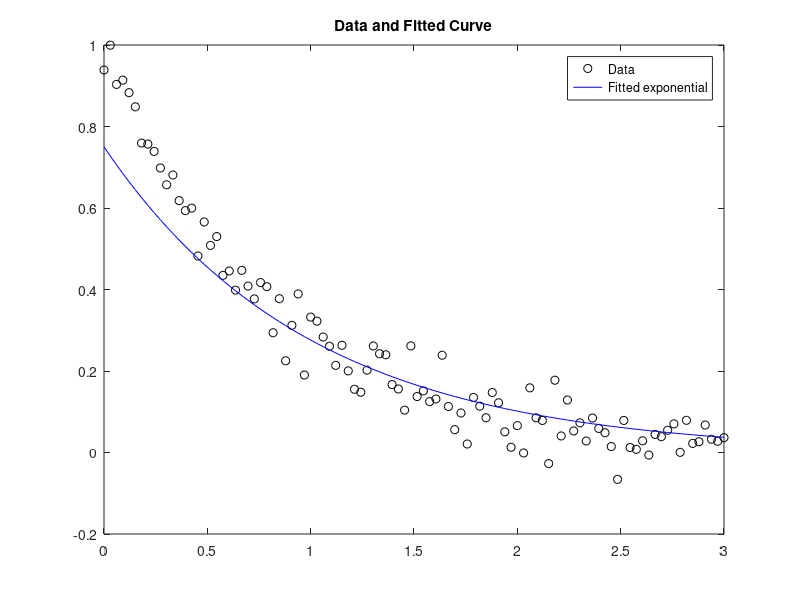

Recreate this plot in MATLAB.
%% generate sample points
clear
rng default % for reproducibility
xdata = linspace(0,3);
ydata = exp(-1.3*xdata) + 0.05*randn(size(xdata));

%% model 
fun = @(x,xdata)x(1)*exp(x(2)*xdata);

%% curve fit
lb = [0,-2];
ub = [3/4,-1];
x0 = [1/2,-2];
x = lsqcurvefit(fun,x0,xdata,ydata,lb,ub)

%% draw
plot(xdata,ydata,'ko',xdata,fun(x,xdata),'b-')
legend('Data','Fitted exponential')
title('Data and Fitted Curve')